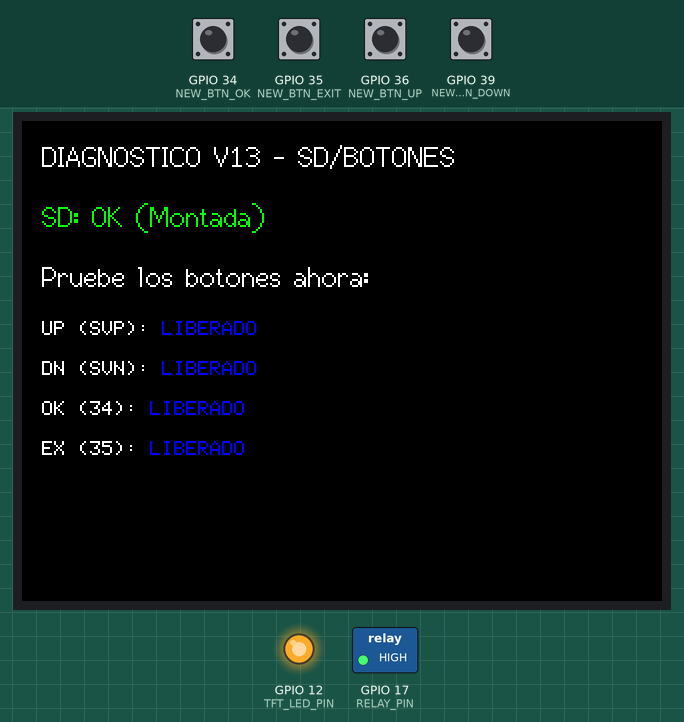
Bench run of a sketch on a simulated ESP32. Shown: 320×240 colour display, switched loads named in the sketch (green lamp = pin HIGH), output pins drawn as LEDs (lit = HIGH). Inputs (shaded band) come from the test bench; at power-on: GPIO 34 (NEW_BTN_OK), GPIO 35 (NEW_BTN_EXIT), GPIO 36 (NEW_BTN_UP), GPIO 39 (NEW_BTN_DOWN) HIGH. Storage starts empty; what the sketch prints to the serial monitor is not drawn.

Above: at 1.4 s.
1.5 s: GPIO 34 (NEW_BTN_OK) pulled LOW for 0.15 s
At 1.61 s:
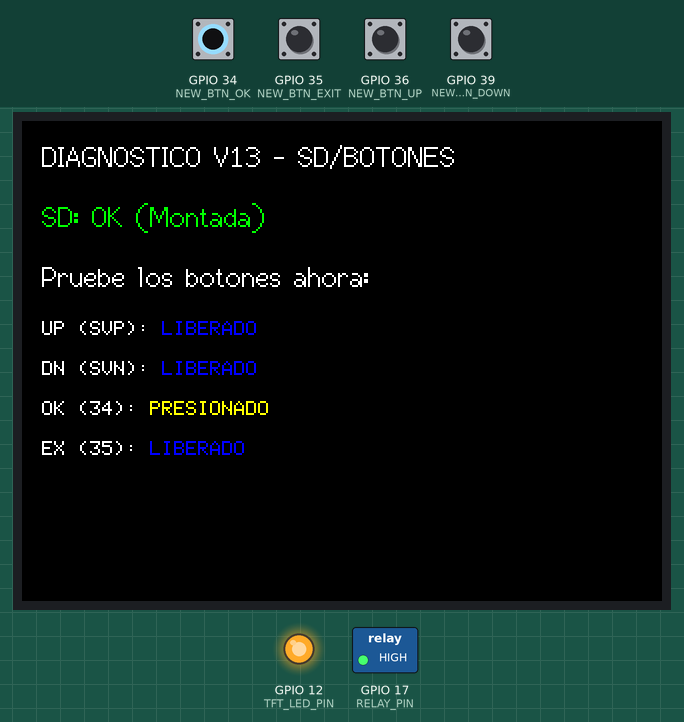
3.1 s: GPIO 35 (NEW_BTN_EXIT) pulled LOW for 0.15 s
At 3.21 s:
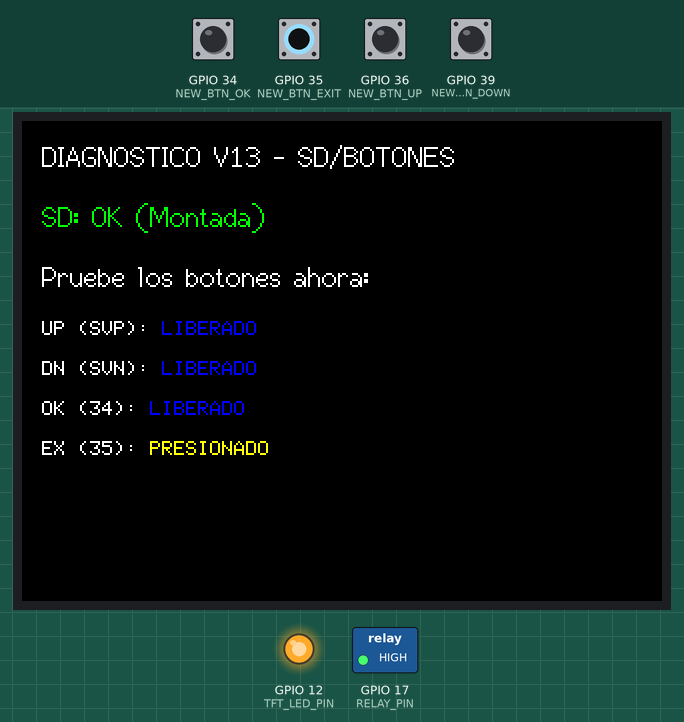
4.7 s: GPIO 36 (NEW_BTN_UP) pulled LOW for 0.15 s
At 4.81 s:
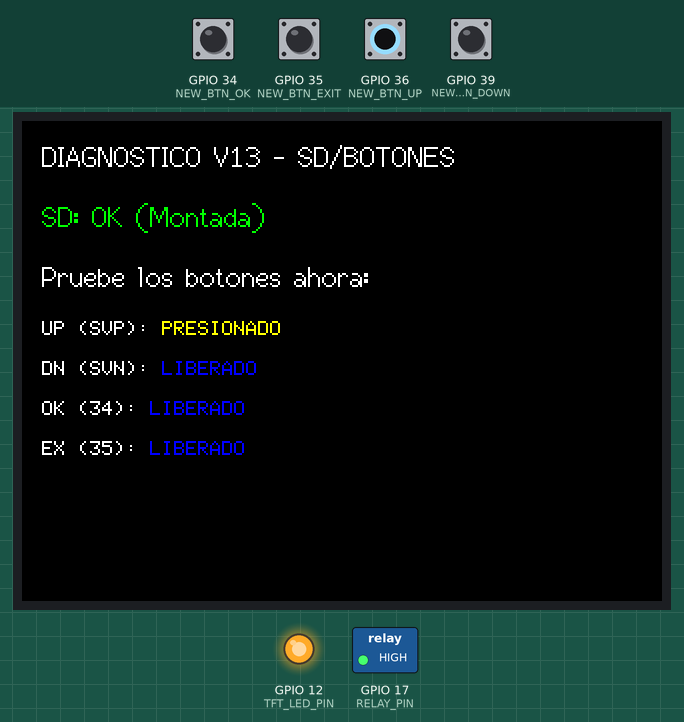
6.3 s: GPIO 39 (NEW_BTN_DOWN) pulled LOW for 0.15 s
At 6.4 s:
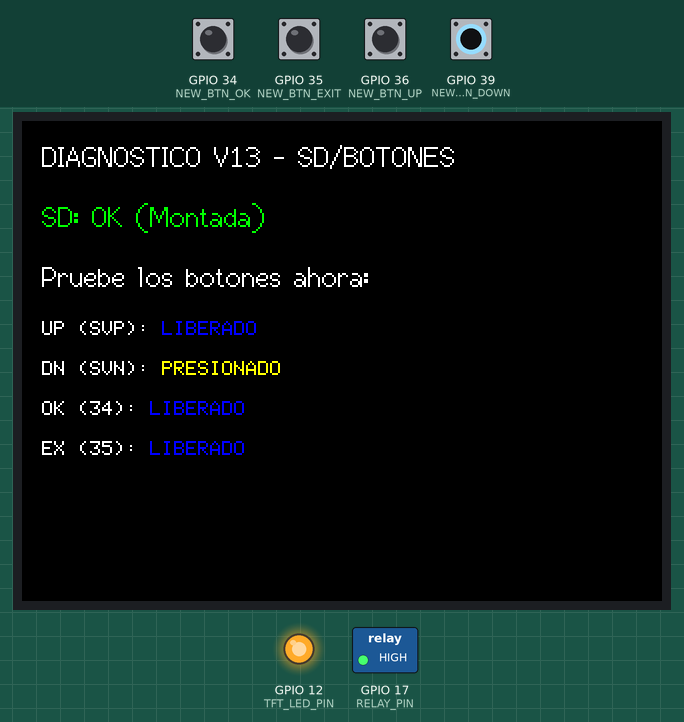
Timing chart, 0 to 8.9 s (numbered marks = the images above; inputs shaded):
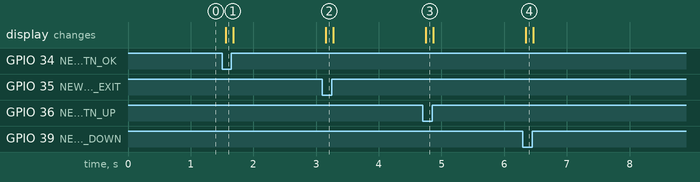

The sketch:

Diagnostic_V13.ino
```cpp
/*
 * Diagnostic_V13.ino
 * Herramienta de validación para la arquitectura de Backup y nuevos pines de botones.
 *
 * OBJETIVOS:
 * 1. Verificar lectura de botones en pines Input-Only (34, 35, 36, 39).
 * 2. Verificar montaje de SD compartiendo VSPI con la pantalla.
 * 3. Verificar que el relé se mantenga en estado seguro (HIGH).
 */

#include <SPI.h>
#include <TFT_eSPI.h>
#include <SD.h>

// --- NUEVO PINOUT ---
#define NEW_BTN_UP    36
#define NEW_BTN_DOWN  39
#define NEW_BTN_OK    34
#define NEW_BTN_EXIT  35
#define SD_CS         33 // Pin liberado
#define RELAY_PIN     17
#define TFT_LED_PIN   12

TFT_eSPI tft = TFT_eSPI();

void drawButtonState(const char* label, bool pressed, int y) {
  tft.setCursor(10, y);
  tft.print(label);
  if (pressed) {
    tft.setTextColor(TFT_YELLOW, TFT_BLACK);
    tft.print(" PRESIONADO ");
  } else {
    tft.setTextColor(TFT_BLUE, TFT_BLACK);
    tft.print(" LIBERADO    ");
  }
  tft.setTextColor(TFT_WHITE, TFT_BLACK);
}

void setup() {
  Serial.begin(115200);

  // Seguridad: Relé Apagado
  pinMode(RELAY_PIN, OUTPUT);
  digitalWrite(RELAY_PIN, HIGH);

  // Backlight: Encender
  pinMode(TFT_LED_PIN, OUTPUT);
  digitalWrite(TFT_LED_PIN, HIGH); // Brillo máximo por defecto

  // Configuración de Botones (Requieren Pull-up externo a 3.3V)
  pinMode(NEW_BTN_UP, INPUT);
  pinMode(NEW_BTN_DOWN, INPUT);
  pinMode(NEW_BTN_OK, INPUT);
  pinMode(NEW_BTN_EXIT, INPUT);

  tft.init();
  tft.setRotation(3);
  tft.fillScreen(TFT_BLACK);
  tft.setTextColor(TFT_WHITE, TFT_BLACK);
  tft.drawString("DIAGNOSTICO V13 - SD/BOTONES", 10, 10, 2);

  Serial.println("Iniciando prueba de SD...");
  if (!SD.begin(SD_CS)) {
    tft.setTextColor(TFT_RED);
    tft.drawString("SD: ERROR de Montaje", 10, 40, 2);
    Serial.println("Error: No se pudo montar la SD");
  } else {
    tft.setTextColor(TFT_GREEN);
    tft.drawString("SD: OK (Montada)", 10, 40, 2);
    Serial.print("Tipo SD: "); Serial.println(SD.cardType());
  }

  tft.setTextColor(TFT_WHITE);
  tft.drawString("Pruebe los botones ahora:", 10, 70, 2);
}

void loop() {
  bool u = digitalRead(NEW_BTN_UP) == LOW;
  bool d = digitalRead(NEW_BTN_DOWN) == LOW;
  bool o = digitalRead(NEW_BTN_OK) == LOW;
  bool e = digitalRead(NEW_BTN_EXIT) == LOW;

  // Visualización en Pantalla
  drawButtonState("UP (SVP):", u, 100);
  drawButtonState("DN (SVN):", d, 120);
  drawButtonState("OK (34):", o, 140);
  drawButtonState("EX (35):", e, 160);

  delay(50);
}
```

Measured:
- after the input at 1.5 s, the display: changes after 0.06 s (image 1)
- after the input at 3.1 s, the display: changes after 0.05 s (image 2)
- after the input at 4.7 s, the display: changes after 0.05 s (image 3)
- after the input at 6.3 s, the display: changes at once (image 4)
